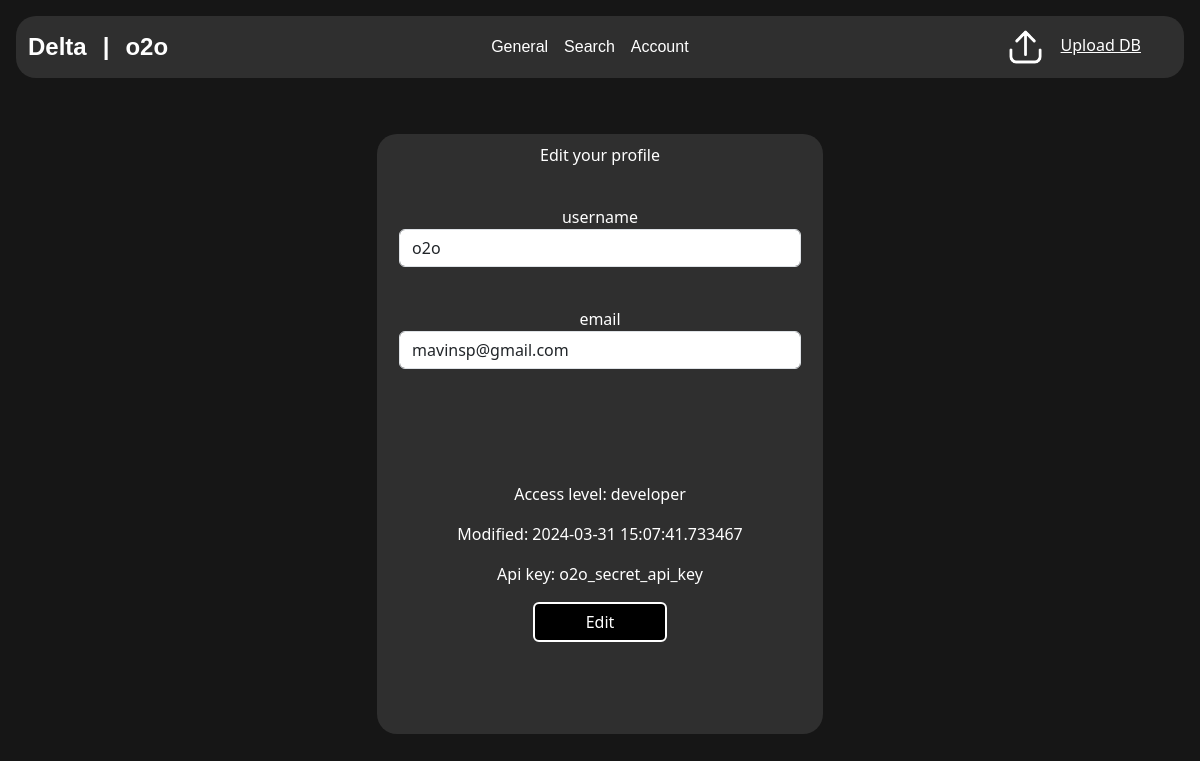
/account (signed in), run on the app's committed database.
### sql.py (models this page shows, shortened)
class User(SqlAlchemyBase, UserMixin, SerializerMixin):
    __tablename__ = 'users'
    id = sqlalchemy.Column(sqlalchemy.Integer, primary_key=True, autoincrement=True)
    username = sqlalchemy.Column(sqlalchemy.String, nullable=False)
    email = sqlalchemy.Column(sqlalchemy.String, index=True, unique=True, nullable=False)
    hashed_password = sqlalchemy.Column(sqlalchemy.String, nullable=False)
    access = sqlalchemy.Column(sqlalchemy.Integer, sqlalchemy.ForeignKey('access.id'), default=1, nullable=False)
    modified_date = sqlalchemy.Column(sqlalchemy.DateTime, default=datetime.datetime.now)
    access_level = orm.relationship('AccessRights')
    api_key = orm.relationship('ApiKeyAsoc')
    db_links = orm.relationship('Upload_DB')

class AccessRights(SqlAlchemyBase, UserMixin, SerializerMixin):
    __tablename__ = 'access'
    id = sqlalchemy.Column(sqlalchemy.Integer, primary_key=True, autoincrement=True)
    level = sqlalchemy.Column(sqlalchemy.String, unique=True, nullable=False)
    user = orm.relationship("User", back_populates='access_level')

class ApiKeyAsoc(SqlAlchemyBase, UserMixin, SerializerMixin):
    __tablename__ = 'api_keys'
    id = sqlalchemy.Column(sqlalchemy.Integer, primary_key=True, autoincrement=True)
    key = sqlalchemy.Column(sqlalchemy.String, nullable=False, index=True)
    user_id = sqlalchemy.Column(sqlalchemy.Integer, sqlalchemy.ForeignKey('users.id'), nullable=False)
    user = orm.relationship("User", back_populates='api_key')

### core.py (the view, shortened to what this page needs)
@app.route('/account', methods=['GET', 'POST'])
@login_required
def account():
    form = EditForm()
    data = {}
    if request.method == 'GET':
        db_sess = create_session()
        user = db_sess.query(User).filter(
            User.email == current_user.email).first()
        if user:
            form.username.data = user.username
            form.email.data = user.email
            api_key = get_api_key(user)
            data = {
                'modified_date': user.modified_date,
                'access_level': user.access_level.level,
                'api_key': api_key
            }
        else:
            abort(404)
    return render_template('account.html', form=form, title='Account', data=data)

### core.py
class EditForm(FlaskForm):
    username = StringField('username', validators=[DataRequired()])
    email = StringField('email', validators=[DataRequired()])
    submit = SubmitField('Edit')

### core.py (called while the page is built)
@login_manager.user_loader
def load_user(user_id):
    db_sess = create_session()
    return db_sess.query(User).get(user_id)

### sql.py (called while the page is built)
def create_session() -> Session:
    global __factory
    return __factory()

def get_api_key(user: User) -> str:
    db_sess = create_session()
    api_asoc = db_sess.query(ApiKeyAsoc).filter(ApiKeyAsoc.user_id == user.id).first()
    if api_asoc:
        return api_asoc.key

### templates/account.html (shortened to what this page needs)
{% extends "base.html" %} {% block content %}
<div class="edit_form">
    <form method="post">
        <p  style="padding-top: 2%;">Edit your profile</p>
        <p>
            {{ form.username.label(style="margin-top: 5%") }}<br>
            {{ form.username(class="form-control") }}<br>
        </p>
        <p>
            {{ form.email.label }}<br>
            {{ form.email(class="form-control", type="email") }}<br>
        </p>
        <div style="margin-top: 20%;">
            <p>Access level: {{ data["access_level"] }}</p>
            <p>Modified: {{ data["modified_date"] }}</p>
            <p>Api key: {{ data["api_key"] }}</p>
            <p>{{ form.submit(type="submit", class="btn btn-primary", style="width: 30%; margin-bottom: 5%") }}</p>
        </div>
    </form>
</div>
{% endblock %}

### templates/base.html (shortened to what this page needs)
<!DOCTYPE html>
<html lang="en">
  <head>
    <link href="https://cdn.jsdelivr.net/npm/bootstrap@5.3.3/dist/css/bootstrap.min.css" rel="stylesheet">
    <link href="https://getbootstrap.com/docs/5.3/assets/css/docs.css" rel="stylesheet">
    <link rel="stylesheet" type="text/css" href="static/css/style.css" />
  </head>
  <body class="p-3 m-0 border-0 bd-example m-0 border-0">
    <nav class="navbar navbar-expand-lg">
      <div class="container-fluid">
        <a class="navbar-brand" href="/search">Delta</a>
        <a class="navbar-brand">|</a>
          {% if current_user.is_authenticated %}
              <a class="navbar-brand" href="/logout">{{ current_user.username }}</a>
          {% else %}
              <a class="navbar-brand" href="/login"><u>Sign in</u></a>
          {% endif %}
        <div class="collapse navbar-collapse" id="navbarNavAltMarkup">
          <div class="navbar-nav">
            <a class="nav-link" href="/">General</a>
            <a class="nav-link" href="/search">Search</a>
            <a class="nav-link" href="/account">Account</a>
          </div>
        </div>
      </div>
      {% if current_user.is_authenticated %}
        <div class="upload up-2">
          <a href="/upload"><img src="static/data/upload.png" class="upload-button">Upload DB</a>
        </div>
      {% endif %}
    </nav>
    <main role="main" class="container">{% block content %}{% endblock %}</main>
  </body>
</html>

### static/css/style.css (style rules this page uses)
body { background-color: #161616; }
p { color: #ffffff; text-align: center; }
div { margin-left: auto; margin-right: auto; }
.btn { background-color: black; border: 2px solid white; }
a { color: #ffffff; }
nav.navbar { background-color: #2f2f2f; border-radius: 20px; }
a.navbar-brand { color: #ffffff; font-family: Arial; font-size: 150%; font-weight: bold; }
a.nav-link { color: #ffffff; font-family: Arial; font-size: 100%; }
.edit_form { background-color: #2f2f2f; border-radius: 20px; margin-top: 5%; width: 40%; height: 600px; }
.form-control { margin-left: auto; margin-right: auto; width: 90%; }
div.upload { margin-right: 0; }
img.upload-button { width: 30%; padding-right: 10%; }

### data on the page
User: username "o2o", email "mavinsp@gmail.com", modified_date "2024-03-31 15:07:41.733467"
AccessRights: access_level "developer"
ApiKeyAsoc: api_key "o2o_secret_api_key"
